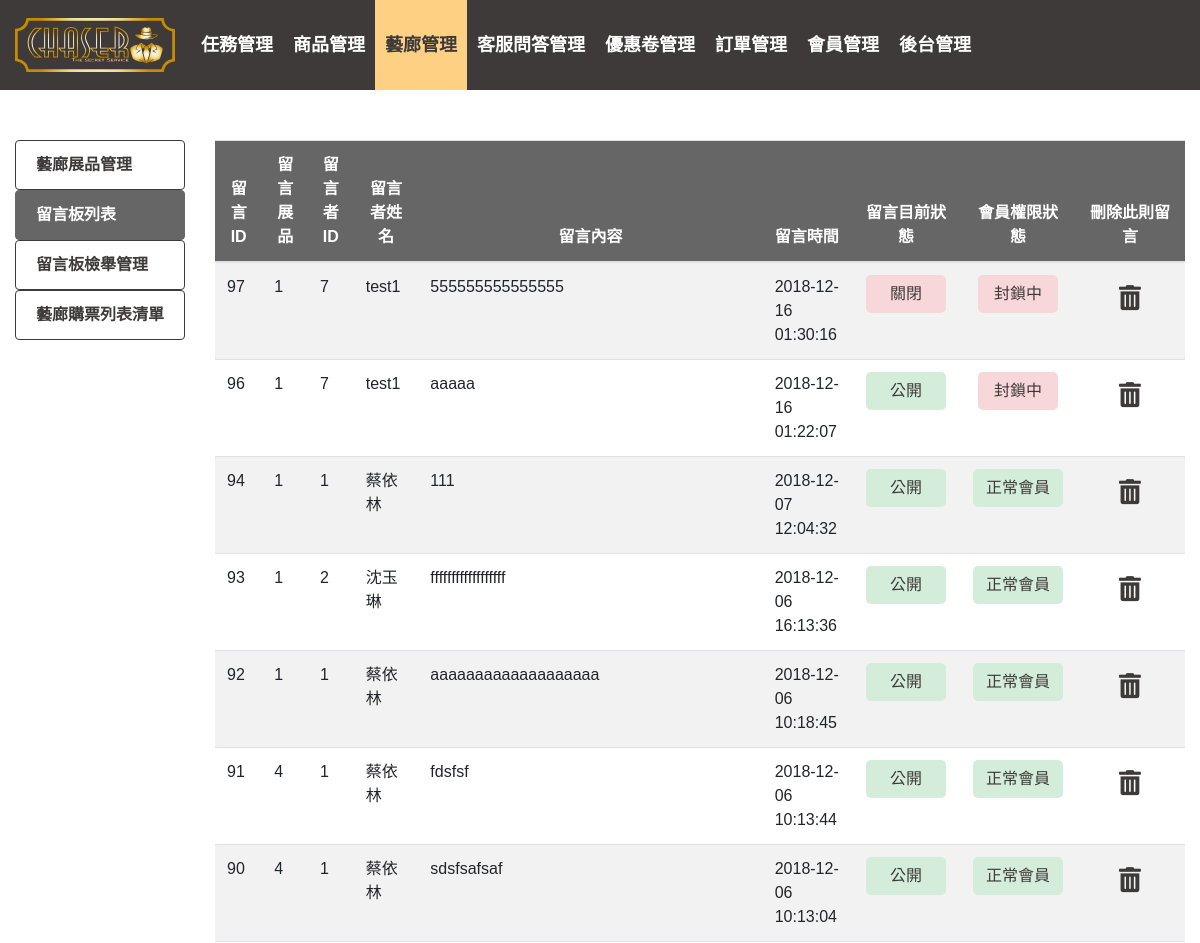
/gallery_backstage_2.php (upper part), run on an earlier commit of the app's database.
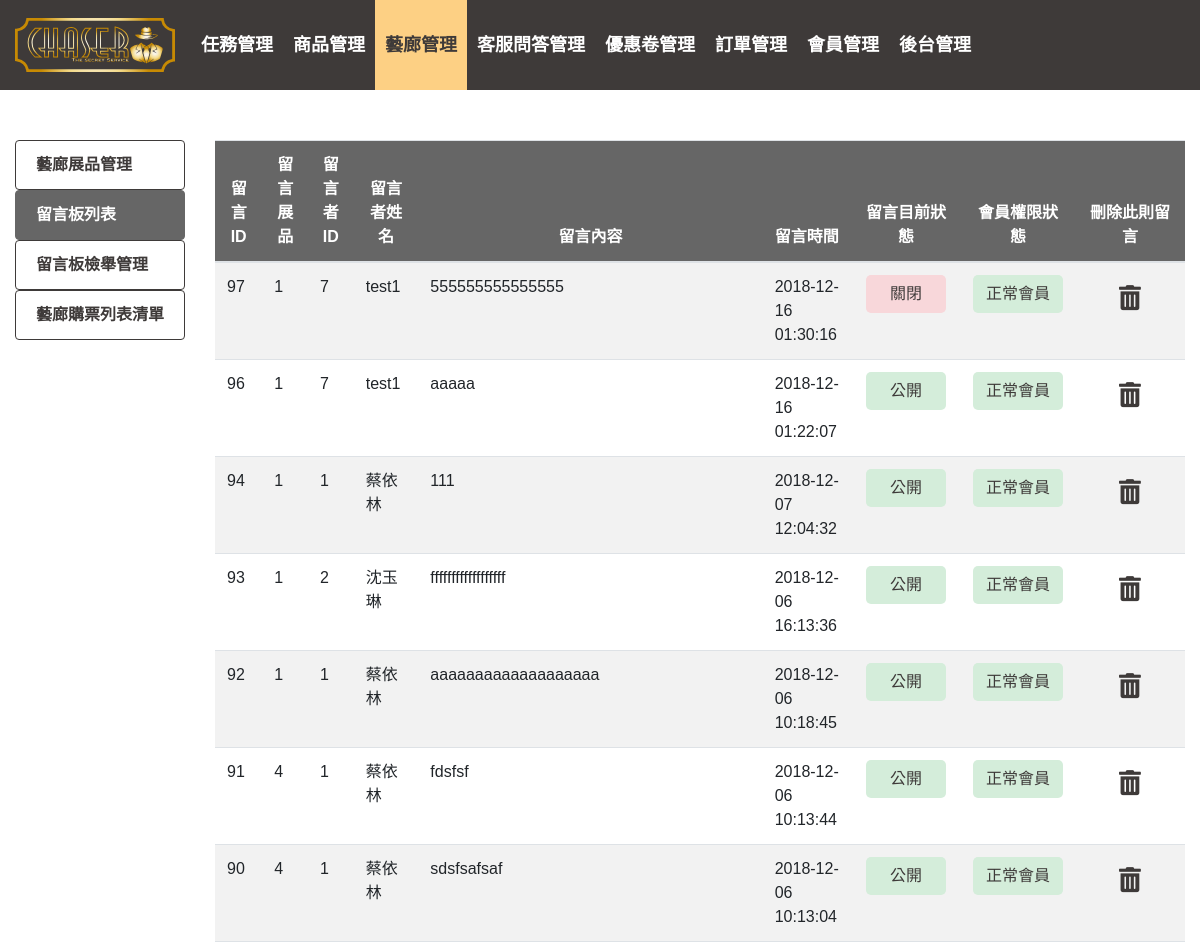
And on a later commit of the database.
### tables this page shows
CREATE TABLE `message` (
  `msgid` int(10) UNSIGNED NOT NULL,
  `msgcontent` text,
  `msgdatetime` datetime DEFAULT NULL,
  `msgupordown` int(1) UNSIGNED NOT NULL,
  `picid` int(50) UNSIGNED DEFAULT NULL,
  `mem_id` int(11) UNSIGNED NOT NULL
);

CREATE TABLE `member` (
  `mem_id` int(11) UNSIGNED NOT NULL,
  `mem_name` varchar(100) DEFAULT NULL,
  `mem_email` varchar(255) DEFAULT NULL,
  `mem_phone` varchar(50) DEFAULT NULL,
  `mem_password` varchar(50) DEFAULT NULL,
  `mem_image` varchar(255) DEFAULT NULL,
  `status` enum('Y','N') DEFAULT NULL,
  `create_at` datetime DEFAULT CURRENT_TIMESTAMP
);

### gallery_backstage_2.php (the view, shortened to what this page needs)
<?php
try {
    require_once "connection.php";
    $sql = "select *, member.mem_name
            from message,member
            where message.mem_id = member.mem_id order by msgdatetime desc;";
    $stmt = $pdo->query($sql);
    $result = $stmt->fetchAll(PDO::FETCH_ASSOC);
} catch (PDOException $e) {
    exit('資料庫連結失敗，錯誤訊息為:' . $e->getMessage());
}
?>
<!DOCTYPE html>
<html lang="zh-tw">
<head>
    <link rel="stylesheet" href="css\bootstrap-scss\bootstrap.css" />
    <link rel="stylesheet" href="https://use.fontawesome.com/releases/v5.6.3/css/all.css">
    <link rel="stylesheet" href="css/backstage/backstage_common.css">
    <link rel="stylesheet" href="css/backstage/gallery-backstage.min.css" />
</head>
<body>
  <?php include_once 'backstage_navbar.php'; ?>
    <div class="container-fluid main2 pb-5">
        <div class="row">
            <div class="col-2">
                 <ul class="list-group">
                    <a href="gallery_backstage_1.php" class="" id="" name=""><li class="list-group-item">藝廊展品管理</li></a>
                    <a href="gallery_backstage_2.php" class="" id="" name=""><li class="list-group-item active">留言板列表</li></a>
                    <a href="gallery_backstage_3.php" class="" id="" name=""><li class="list-group-item">留言板檢舉管理</li></a>
                    <a href="gallery_backstage_4.php" class="" id="" name=""><li class="list-group-item">藝廊購票列表清單</li></a>
                </ul>
            </div>
            <div class="col-10">
                <table class="table table-striped">
                    <thead id="thead">
                        <tr>
                            <th scope="col" width="80" style="text-align:center">留言ID</th>
                            <th scope="col" width="80" style="text-align:center">留言展品</th>
                            <th scope="col" width="80" style="text-align:center">留言者ID</th>
                            <th scope="col" width="100" style="text-align:center">留言者姓名</th>
                            <th scope="col" style="text-align:center">留言內容</th>
                            <th scope="col" width="100" style="text-align:center">留言時間</th>
                            <th scope="col" style="text-align:center">留言目前狀態</th>
                            <th scope="col" style="text-align:center">會員權限狀態</th>
                            <th scope="col" width="80" style="text-align:center">刪除此則留言</th>
                        </tr>
                    </thead>
                    <tbody>
                        <?php foreach ($result as $row): ?>
                            <tr id="tr_<?=$row["msgid"];?>">
                                <td><?=$row["msgid"];?></td>
                                <td><?=$row["picid"];?></td>
                                <td><?=$row["mem_id"];?></td>
                                <td><?=$row["mem_name"];?></td>
                                <td><?=$row["msgcontent"];?></td>
                                <td><?=$row["msgdatetime"];?></td>
                                <td style="min-width: 110px" class="icon"><input class="btn btn1 <?php $ans1 = ($row["msgupordown"] == 1) ? "btn-green" : "btn-red";echo $ans1;?>" type="button" name="<?=$row["msgid"];?>" value="<?php $ans2 = ($row["msgupordown"] == 1) ? "公開" : "關閉";echo $ans2;?>"></td>
                                <td class="icon" style="min-width: 110px"><input class="btn btn2 <?php $ans3 = ($row["status"] == 'Y') ? "btn-green" : "btn-red";echo $ans3;?>" type="button" name="<?=$row["mem_id"];?>" value="<?php $ans4 = ($row["status"] == 'Y') ? "正常會員" : "封鎖中";echo $ans4;?>"></td>
                                <td style="min-width: 110px" class="icon"><i name="<?=$row["msgid"];?>" id=""class="btn3 fas fa-trash-alt"></i></td>
                            </tr>
                        <?php endforeach?>
                    </tbody>
                </table>
            </div>
        </div>
    </div>
</body>
</html>

What changed in the data, as far as the page shows it:
changed through a linked row, message "關閉": mem.status "封鎖中" → "正常會員"
changed through a linked row, message "aaaaa": mem.status "封鎖中" → "正常會員"
